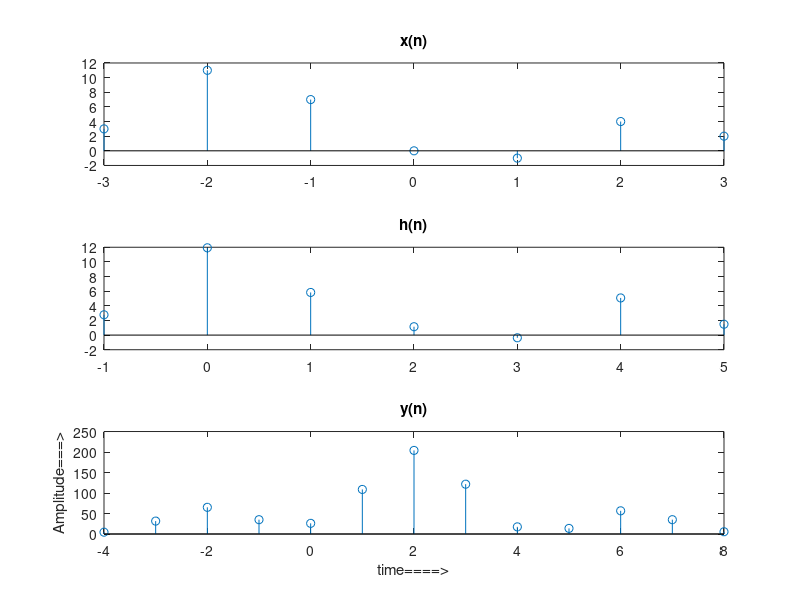

Here is the MATLAB script that generated this plot:
clc; clear all; close all;
x=[3 11 7 0 -1 4 2];
nx=-3:3;
xn2=[3 11 7 0 -1 4 2];
ny=nx+2;
w=randn(1,length(xn2));
y=xn2+w;
yy=fliplr(y);
Nx=length(x);
Ny=length(y);
Nxy=Nx+Ny-1;
newx=[x zeros(1,Nxy-Nx)];
newh=[yy zeros(1,Nxy-Ny)];
for n=0:Nxy-1
    sum=0;
    for k=0:n
      sum=sum+newx(k+1)*newh(n-k+1);
    end
    rxy(n+1)=sum;
end
nxy=min(nx)+min(ny):max(nx)+max(ny);
figure;
subplot(3,1,1);
stem(nx,x);
title('x(n)');
subplot(3,1,2);
stem(ny,y);
title('h(n)');
subplot(3,1,3);
stem(nxy,rxy);
xlabel('time====>'); ylabel('Amplitude===>');
title('y(n)');